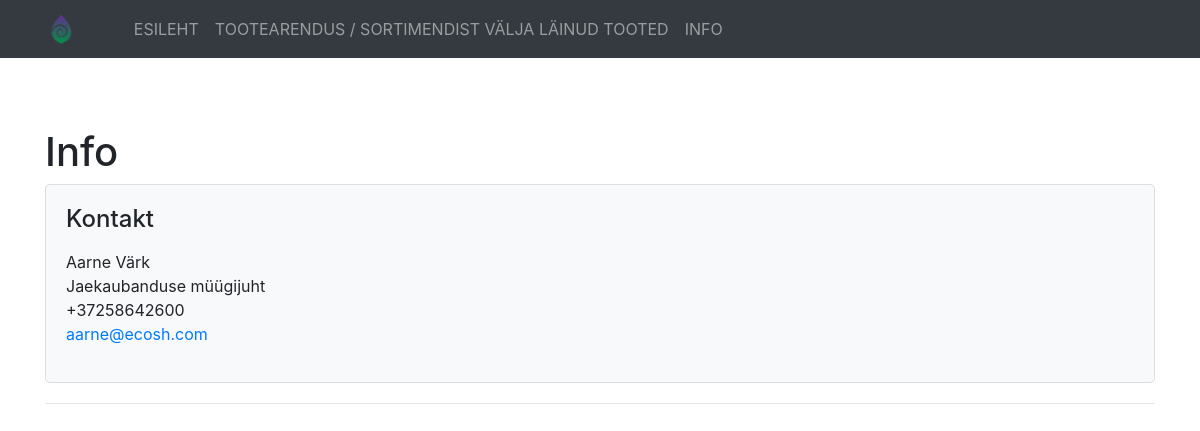
The app's page /info/ with its own data.
### products/models.py (models this page shows, shortened)
class Information(models.Model):
    title = models.CharField(max_length=255)
    content = models.TextField()  # Sisestage HTML-sisu

### products/views.py (the view)
# urls.py: path('info/', views.info, name='info'),
def info(request):
    info_entries = Information.objects.all()
    return render(request, 'info.html', {'info_entries': info_entries})

### products/templates/info.html (shortened to what this page needs)
{% extends 'base.html' %}
{% load static %}
{% block content %}
<h1>Info</h1>
<div class="info-entries">
    {% for entry in info_entries %}
    <div class="info-entry">
        <h2>{{ entry.title }}</h2>
        <p>{{ entry.content|safe }}</p>
    </div>
    <hr>
    {% endfor %}
</div>
{% endblock %}

### products/templates/base.html (style rules this page uses)
body { padding-top: 56px; }

### products/templates/info.html (style rules this page uses)
.info-entry { padding: 20px; background-color: #f8f9fa; border: 1px solid #ddd; border-radius: 5px; margin-bottom: 20px; }
.info-entry h2 { font-size: 1.5em; margin-bottom: 10px; }
.info-entry p { font-size: 1em; }

### records on screen
Information: title "Kontakt", content "Aarne Värk Jaekaubanduse müügijuht +37258642600 aarne@ecosh.com"
